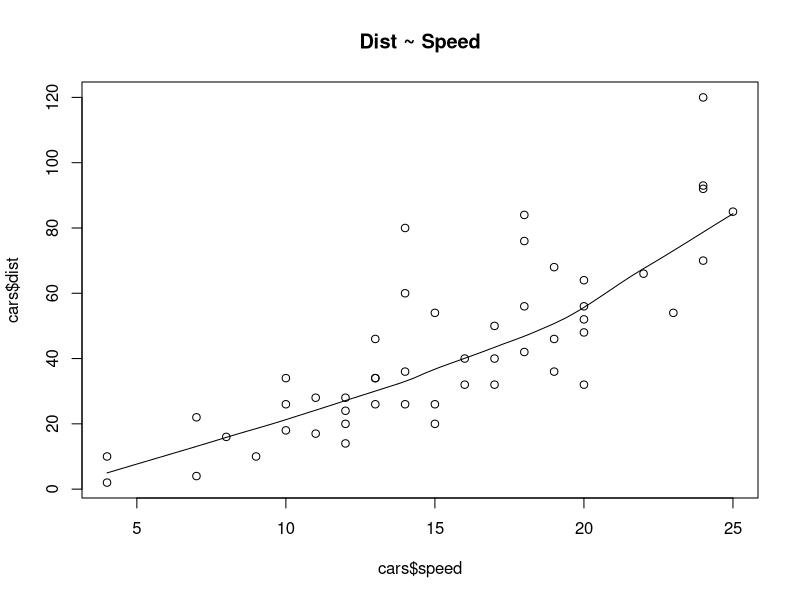
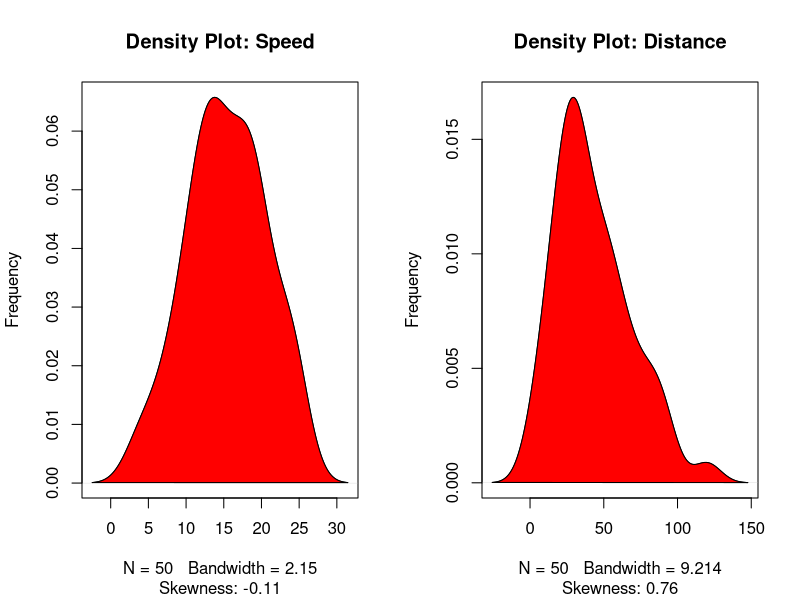

R code for these plots, in order:
cars
scatter.smooth(x=cars$speed, y=cars$dist, main="Dist ~ Speed")  # scatterplot
library(e1071)
par(mfrow=c(1, 2))  # divide graph area in 2 columns
plot(density(cars$speed), main="Density Plot: Speed", ylab="Frequency", sub=paste("Skewness:", round(e1071::skewness(cars$speed), 2)))  # density plot for 'speed'
polygon(density(cars$speed), col="red")
plot(density(cars$dist), main="Density Plot: Distance", ylab="Frequency", sub=paste("Skewness:", round(e1071::skewness(cars$dist), 2)))  # density plot for 'dist'
polygon(density(cars$dist), col="red")

print(cor(cars$speed, cars$dist))  # calculate correlation between speed and distance 
linearMod <- lm(dist ~ speed, data=cars)  # build linear regression model on full data
modelSummary <- summary(linearMod)  # capture model summary as an object
modelCoeffs <- modelSummary$coefficients  # model coefficients
beta.estimate <- modelCoeffs["speed", "Estimate"]  # get beta estimate for speed
std.error <- modelCoeffs["speed", "Std. Error"]  # get std.error for speed
t_value <- beta.estimate/std.error  # calc t statistic
p_value <- 2*pt(-abs(t_value), df=nrow(cars)-ncol(cars))  # calc p Value
f_statistic <- linearMod$fstatistic[1]  # fstatistic
f <- summary(linearMod)$fstatistic  # parameters for model p-value calc
model_p <- pf(f[1], f[2], f[3], lower=FALSE)

#http://r-statistics.co/Linear-Regression.html